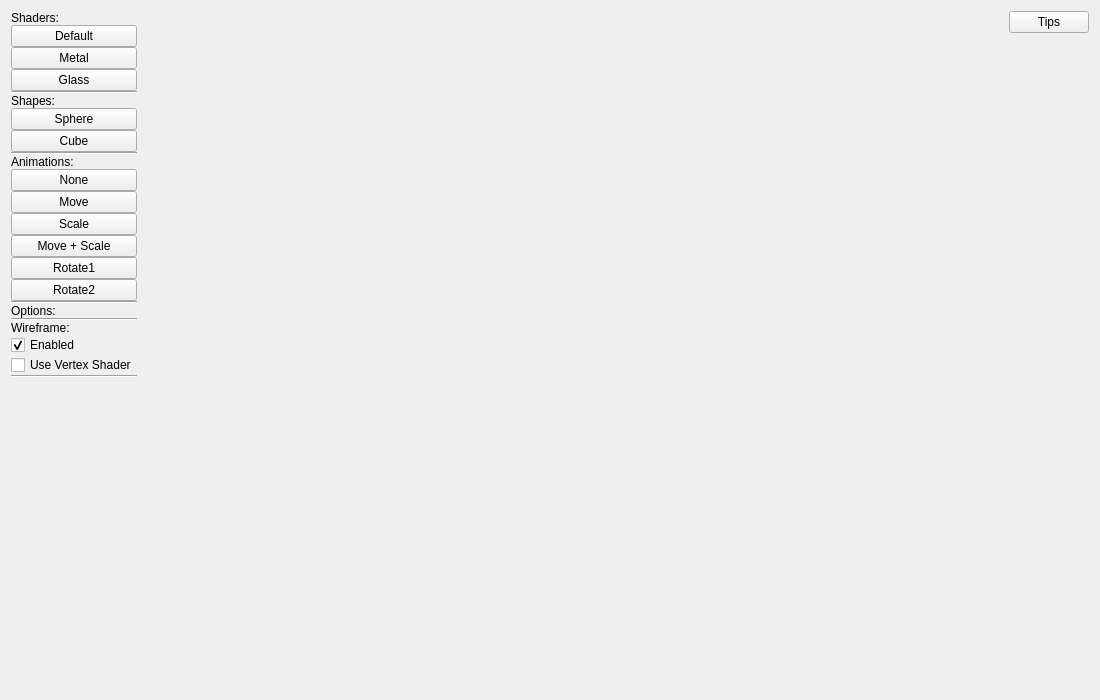
<?xml version="1.0" encoding="UTF-8"?>
<ui version="4.0">
 <class>MainWindow</class>
 <widget class="QMainWindow" name="MainWindow">
  <property name="geometry">
   <rect>
    <x>0</x>
    <y>0</y>
    <width>1100</width>
    <height>700</height>
   </rect>
  </property>
  <property name="windowTitle">
   <string>Shader Visualizer</string>
  </property>
  <property name="autoFillBackground">
   <bool>false</bool>
  </property>
  <widget class="QWidget" name="centralWidget">
   <property name="sizePolicy">
    <sizepolicy hsizetype="Expanding" vsizetype="Expanding">
     <horstretch>0</horstretch>
     <verstretch>0</verstretch>
    </sizepolicy>
   </property>
   <layout class="QHBoxLayout" name="horizontalLayout">
    <item>
     <layout class="QVBoxLayout" name="verticalLayout">
      <property name="spacing">
       <number>0</number>
      </property>
      <item>
       <widget class="QLabel" name="label">
        <property name="text">
         <string>Shaders:</string>
        </property>
       </widget>
      </item>
      <item>
       <widget class="QPushButton" name="defaultShaderButton">
        <property name="text">
         <string>Default</string>
        </property>
       </widget>
      </item>
      <item>
       <widget class="QPushButton" name="shader1Button">
        <property name="text">
         <string>Metal</string>
        </property>
       </widget>
      </item>
      <item>
       <widget class="QPushButton" name="shader2Button">
        <property name="text">
         <string>Glass</string>
        </property>
       </widget>
      </item>
      <item>
       <widget class="Line" name="line">
        <property name="orientation">
         <enum>Qt::Horizontal</enum>
        </property>
       </widget>
      </item>
      <item>
       <layout class="QVBoxLayout" name="verticalLayout_4"/>
      </item>
      <item>
       <widget class="QLabel" name="label_2">
        <property name="text">
         <string>Shapes:</string>
        </property>
       </widget>
      </item>
      <item>
       <widget class="QPushButton" name="sphereButton">
        <property name="text">
         <string>Sphere</string>
        </property>
       </widget>
      </item>
      <item>
       <widget class="QPushButton" name="cubeButton">
        <property name="text">
         <string>Cube</string>
        </property>
       </widget>
      </item>
      <item>
       <widget class="Line" name="line_2">
        <property name="orientation">
         <enum>Qt::Horizontal</enum>
        </property>
       </widget>
      </item>
      <item>
       <widget class="QLabel" name="label_3">
        <property name="text">
         <string>Animations:</string>
        </property>
       </widget>
      </item>
      <item>
       <widget class="QPushButton" name="animNoneButton">
        <property name="text">
         <string>None</string>
        </property>
       </widget>
      </item>
      <item>
       <widget class="QPushButton" name="animMoveButton">
        <property name="text">
         <string>Move</string>
        </property>
       </widget>
      </item>
      <item>
       <widget class="QPushButton" name="animScaleButton">
        <property name="text">
         <string>Scale</string>
        </property>
       </widget>
      </item>
      <item>
       <widget class="QPushButton" name="animScaleMoveButton">
        <property name="text">
         <string>Move + Scale</string>
        </property>
       </widget>
      </item>
      <item>
       <widget class="QPushButton" name="animRotate1Button">
        <property name="text">
         <string>Rotate1</string>
        </property>
       </widget>
      </item>
      <item>
       <widget class="QPushButton" name="animRotate2Button">
        <property name="text">
         <string>Rotate2</string>
        </property>
       </widget>
      </item>
      <item>
       <widget class="Line" name="line_3">
        <property name="orientation">
         <enum>Qt::Horizontal</enum>
        </property>
       </widget>
      </item>
      <item>
       <widget class="QLabel" name="label_4">
        <property name="text">
         <string>Options:</string>
        </property>
       </widget>
      </item>
      <item>
       <widget class="Line" name="line_4">
        <property name="orientation">
         <enum>Qt::Horizontal</enum>
        </property>
       </widget>
      </item>
      <item>
       <widget class="QLabel" name="label_5">
        <property name="text">
         <string>Wireframe:</string>
        </property>
       </widget>
      </item>
      <item>
       <widget class="QCheckBox" name="wireframeCheckbox">
        <property name="focusPolicy">
         <enum>Qt::StrongFocus</enum>
        </property>
        <property name="text">
         <string>Enabled</string>
        </property>
        <property name="checked">
         <bool>true</bool>
        </property>
        <property name="tristate">
         <bool>false</bool>
        </property>
       </widget>
      </item>
      <item>
       <widget class="QCheckBox" name="checkBox">
        <property name="text">
         <string>Use Vertex Shader</string>
        </property>
       </widget>
      </item>
      <item>
       <widget class="Line" name="line_5">
        <property name="orientation">
         <enum>Qt::Horizontal</enum>
        </property>
       </widget>
      </item>
      <item>
       <spacer name="verticalSpacer">
        <property name="orientation">
         <enum>Qt::Vertical</enum>
        </property>
        <property name="sizeHint" stdset="0">
         <size>
          <width>20</width>
          <height>40</height>
         </size>
        </property>
       </spacer>
      </item>
     </layout>
    </item>
    <item>
     <layout class="QVBoxLayout" name="verticalLayout_2">
      <property name="spacing">
       <number>0</number>
      </property>
      <property name="sizeConstraint">
       <enum>QLayout::SetDefaultConstraint</enum>
      </property>
      <item>
       <spacer name="horizontalSpacer">
        <property name="orientation">
         <enum>Qt::Horizontal</enum>
        </property>
        <property name="sizeType">
         <enum>QSizePolicy::MinimumExpanding</enum>
        </property>
        <property name="sizeHint" stdset="0">
         <size>
          <width>200</width>
          <height>0</height>
         </size>
        </property>
       </spacer>
      </item>
     </layout>
    </item>
    <item>
     <layout class="QVBoxLayout" name="verticalLayout_3">
      <item>
       <widget class="QPushButton" name="tipsButton">
        <property name="text">
         <string>Tips</string>
        </property>
       </widget>
      </item>
      <item>
       <layout class="QVBoxLayout" name="uniformContainerUI"/>
      </item>
      <item>
       <spacer name="verticalSpacer_2">
        <property name="orientation">
         <enum>Qt::Vertical</enum>
        </property>
        <property name="sizeHint" stdset="0">
         <size>
          <width>20</width>
          <height>40</height>
         </size>
        </property>
       </spacer>
      </item>
     </layout>
    </item>
   </layout>
  </widget>
 </widget>
 <layoutdefault spacing="6" margin="11"/>
 <resources/>
 <connections/>
</ui>
